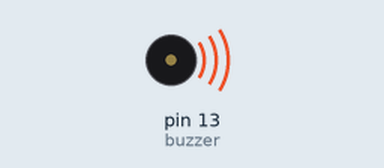
This sketch was run on a simulated Arduino Uno, built with avr-gcc and run on an emulated ATmega328P. On the bench: buzzer (waves = sounding).

Above: at 0.1 s.
Timing chart, 0 to 40.0 s (numbered marks = the images above):
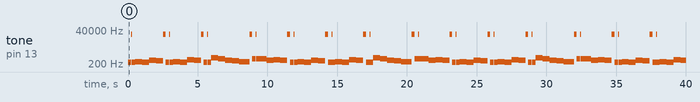

The sketch:

Happy_Birthday.ino
```cpp
#include <Servo.h>  //arduino library
#include <math.h>   //standard c library
  const int buzzer = 13;//birthdaybuzzerboi
void setup()
{
  Serial.begin(9600);
  //***Happy Birthday***
  pinMode(buzzer, OUTPUT);
  //***End of BDAY******
}
void loop(){
  tone(buzzer,262);
  delay(250);
  tone(buzzer, 20000);
  delay(20);
  tone(buzzer,262);
  delay(250);
  tone(buzzer,294);
  delay(500);
  tone(buzzer,262);
  delay(500);
  tone(buzzer,349);
  delay(500);
  tone(buzzer,330);
  delay(500);
  tone(buzzer, 20000);
  delay(200);
  tone(buzzer,262);
  delay(250);
  tone(buzzer, 20000);
  delay(20);
  tone(buzzer,262);
  delay(250);
  tone(buzzer,294);
  delay(500);
  tone(buzzer,262);
  delay(500);
  tone(buzzer,392);
  delay(500);
  tone(buzzer,349);
  delay(500);
  tone(buzzer, 20000);
  delay(200);
  tone(buzzer,262);
  delay(250);
  tone(buzzer, 20000);
  delay(20);
  tone(buzzer,262);
  delay(250);
  tone(buzzer,523);
  delay(500);
  tone(buzzer,440);
  delay(500);
  tone(buzzer,349);
  delay(500);
  tone(buzzer,330);
  delay(500);
  tone(buzzer,294);
  delay(750);
  tone(buzzer, 20000);
  delay(200);
  tone(buzzer,466);
  delay(250);
  tone(buzzer, 20000);
  delay(20);
  tone(buzzer,466);
  delay(250);
  tone(buzzer,440);
  delay(500);
  tone(buzzer,349);
  delay(500);
  tone(buzzer,392);
  delay(500);
  tone(buzzer,349);
  delay(500);
  tone(buzzer, 20000);
  delay(200);
}
```

Measured:
- by itself, tone on pin 13 (buzzer): plays 262 Hz for 0.25 s, 20000 Hz for 0.02 s, 262 Hz for 0.25 s, 294 Hz for 0.50 s, 262 Hz for 0.50 s, 349 Hz for 0.50 s … (114 notes in this stretch)
